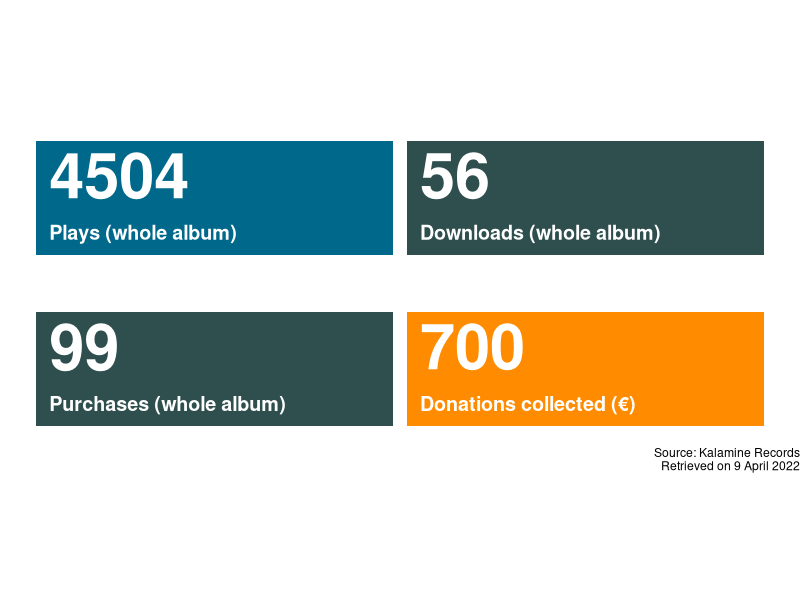
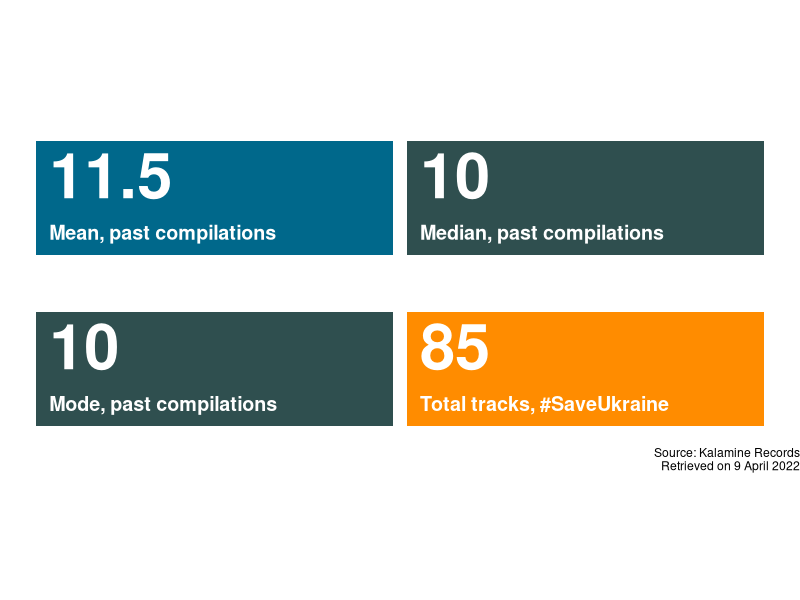

The R script that drew these images, in order: (Note: this script raises an error after producing the figures.)
# The code chunks which plot the key statistics

suppressMessages({
  suppressWarnings({
    # Loading the necessary library
    library(tidyverse)
    
    # Creating the tibble
    key_stats <- tibble(
      x = c(2, 8.5, 2, 8.5),
      y = c(4.8, 4.8, 7.8, 7.8),
      h = c(2, 2, 2, 2),
      w = c(6.25, 6.25, 6.25, 6.25),
      val = c("99", "700", "4504", "56"),
      text = c(
        "Purchases (whole album)", "Donations collected (€)",
        "Plays (whole album)", "Downloads (whole album)"
      ),
      color = factor(c(1, 2, 3, 4))
    )
    
    # Plotting the data
    ggplot(data = key_stats, aes(x, y, height = h, width = w, label = text)) +
      geom_tile(aes(fill = color)) +
      geom_text(
        color = "white", fontface = "bold", size = 16, family = "sans",
        aes(label = val, x = x - 2.9, y = y + 0.4), hjust = 0
      ) +
      geom_text(
        color = "white", fontface = "bold", size = 5, family = "sans",
        aes(label = text, x = x - 2.9, y = y - 0.6), hjust = 0
      ) +
      coord_fixed() +
      scale_fill_manual(values = c(
        "darkslategrey", "dark orange",
        "deepskyblue4", "darkslategray"
      )) +
      theme(plot.margin = unit(c(-0.30, 0, 0, 0), "null")) +
      theme_void() +
      labs(caption = "Source: Kalamine Records
       Retrieved on 9 April 2022") +
      guides(fill = FALSE)
  })
})

suppressMessages({
  suppressWarnings({
    # Function for calculating mode
    getmode <- function(x) {
      uqv <- unique(x)
      uqv[which.max(tabulate(match(x, uqv)))]
    }
    
    # Preparing the data frame and calculating mean/median/mode
    c_data <- c(
      14, 14, 17, 14, 10, 10, 14, 15, 17, 14, 20, 11, 10, 14, 10,
      10, 10, 18, 4, 11, 10, 6, 12, 15, 13, 10, 10, 12, 9, 1, 9,
      9, 9, 10
    )
    c_mean <- round(mean(c_data), digits = 1)
    c_median <- round(median(c_data))
    c_mode <- getmode(c_data)
    
    # Creating the tibble
    key_means <- tibble(
      x = c(2, 8.5, 2, 8.5),
      y = c(4.8, 4.8, 7.8, 7.8),
      h = c(2, 2, 2, 2),
      w = c(6.25, 6.25, 6.25, 6.25),
      val = c(c_mode, "85", c_mean, c_median),
      text = c(
        "Mode, past compilations", "Total tracks, #SaveUkraine",
        "Mean, past compilations", "Median, past compilations"
      ),
      color = factor(c(1, 2, 3, 4))
    )
    rm(c_data, c_mean, c_median, c_mode)
    
    # Plotting the data
    ggplot(data = key_means, aes(x, y, height = h, width = w, label = text)) +
      geom_tile(aes(fill = color)) +
      geom_text(
        color = "white", fontface = "bold", size = 16, family = "sans",
        aes(label = val, x = x - 2.9, y = y + 0.4), hjust = 0
      ) +
      geom_text(
        color = "white", fontface = "bold", size = 5, family = "sans",
        aes(label = text, x = x - 2.9, y = y - 0.6), hjust = 0
      ) +
      coord_fixed() +
      scale_fill_manual(values = c(
        "darkslategrey", "dark orange",
        "deepskyblue4", "darkslategray"
      )) +
      theme(plot.margin = unit(c(-0.30, 0, 0, 0), "null")) +
      theme_void() +
      labs(caption = "Source: Kalamine Records
       Retrieved on 9 April 2022") +
      guides(fill = FALSE)
  })
})

suppressMessages({
  suppressWarnings({
    # Creating the tibble
    key_artists <- tibble(
      x = c(2, 8.5, 2, 8.5),
      y = c(4.8, 4.8, 7.8, 7.8),
      h = c(2, 2, 2, 2),
      w = c(6.25, 6.25, 6.25, 6.25),
      val = c(sum(acsu_artists$Frequency), "USA", sum(new_artists$Frequency), "Germany"),
      text = c(
        "Artists on both compilations", "Most common country",
        "New artists on #SaveUkraine", "Most common country"
      ),
      color = factor(c(1, 2, 3, 4))
    )
    
    # Plotting the data
    ggplot(data = key_artists, aes(x, y, height = h, width = w, label = text)) +
      geom_tile(aes(fill = color)) +
      geom_text(
        color = "white", fontface = "bold", size = 16, family = "sans",
        aes(label = val, x = x - 2.9, y = y + 0.4), hjust = 0
      ) +
      geom_text(
        color = "white", fontface = "bold", size = 5, family = "sans",
        aes(label = text, x = x - 2.9, y = y - 0.6), hjust = 0
      ) +
      coord_fixed() +
      scale_fill_manual(values = c(
        "darkslategrey", "deepskyblue4",
        "deepskyblue4", "darkslategray"
      )) +
      theme(plot.margin = unit(c(-0.30, 0, 0, 0), "null")) +
      theme_void() +
      labs(caption = "Source: Kalamine Records, Attenuation Circuit
       Retrieved on 9 April 2022") +
      guides(fill = FALSE)
  })
})

suppressMessages({
  suppressWarnings({
    # Calculating p-values
    MC <- chisq.test(group_test$Freq.x, group_test$Freq.y, simulate.p.value = TRUE)
    nonMC <- chisq.test(group_test$Freq.x, group_test$Freq.y)
    
    # Creating the tibble
    key_artists <- tibble(
      x = c(2, 8.5),
      y = c(4.8, 4.8),
      h = c(2, 2),
      w = c(6.25, 6.25),
      val = c(round(MC$p.value, digits = 3), round(nonMC$p.value, digits = 3)),
      text = c(
        "p-value (with simulation)", "p-value (without simulation)"
      ),
      color = factor(c(1, 2))
    )
    
    # Plotting the data
    ggplot(data = key_artists, aes(x, y, height = h, width = w, label = text)) +
      geom_tile(aes(fill = color)) +
      geom_text(
        color = "white", fontface = "bold", size = 16, family = "sans",
        aes(label = val, x = x - 2.9, y = y + 0.4), hjust = 0
      ) +
      geom_text(
        color = "white", fontface = "bold", size = 5, family = "sans",
        aes(label = text, x = x - 2.9, y = y - 0.6), hjust = 0
      ) +
      coord_fixed() +
      scale_fill_manual(values = c(
        "darkslategrey", "deepskyblue4"
      )) +
      theme(plot.margin = unit(c(-0.30, 0, 0, 0), "null")) +
      theme_void() +
      guides(fill = FALSE)
  })
})
